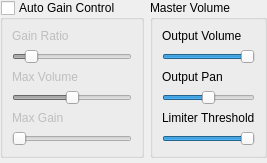
            <widget class="QWidget" name="tabhostPage6">
             <layout class="QHBoxLayout" name="horizontalLayout_10">
              <property name="leftMargin">
               <number>0</number>
              </property>
              <property name="topMargin">
               <number>0</number>
              </property>
              <property name="rightMargin">
               <number>0</number>
              </property>
              <property name="bottomMargin">
               <number>0</number>
              </property>
              <item>
               <layout class="QVBoxLayout" name="agc_lay">
                <item>
                 <widget class="QGroupBox" name="agc">
                  <property name="minimumSize">
                   <size>
                    <width>0</width>
                    <height>157</height>
                   </size>
                  </property>
                  <property name="whatsThis">
                   <string>&lt;html&gt;&lt;head/&gt;&lt;body&gt;&lt;p&gt;&lt;span style=&quot; font-weight:600; text-decoration: underline;&quot;&gt;Playback/Auto Gain Control&lt;/span&gt;&lt;/p&gt;&lt;p&gt;It is mainly used to dynamically control the audio volume, to amplify or to attenuate.&lt;/p&gt;&lt;p&gt;&lt;span style=&quot; font-weight:600;&quot;&gt;Gain Ratio: &lt;/span&gt;Gain Ratio is the speed of amplification or attenuation, the stronger, the faster the speed and the higher the final volume, the weaker, the slower the speed, the closer to the original volume. Recommended medium.&lt;/p&gt;&lt;p&gt;&lt;span style=&quot; font-weight:600;&quot;&gt;Max Gain: &lt;/span&gt;When the volume of the note is too small, to uplevel the sound, there may be very large magnification. The higher the value, the louder the volume. But too large will also amplify the noise within the song. Recommended 4 times.&lt;/p&gt;&lt;p&gt;&lt;span style=&quot; font-weight:600;&quot;&gt;Max Output: &lt;/span&gt;This value defines the maximum volume of the PlaybackAGC sound in decibel value, the greater the value the greater the volume, 0 dB is the maximum. In order to make the sound softer recommended -1.9 dB.&lt;/p&gt;&lt;/body&gt;&lt;/html&gt;</string>
                  </property>
                  <property name="title">
                   <string>Auto Gain Control</string>
                  </property>
                  <property name="checkable">
                   <bool>true</bool>
                  </property>
                  <property name="checked">
                   <bool>false</bool>
                  </property>
                  <layout class="QVBoxLayout" name="verticalLayout_21">
                   <item>
                    <widget class="QLabel" name="gain_label">
                     <property name="text">
                      <string>Gain Ratio</string>
                     </property>
                    </widget>
                   </item>
                   <item>
                    <widget class="QAnimatedSlider" name="gain">
                     <property name="minimum">
                      <number>50</number>
                     </property>
                     <property name="maximum">
                      <number>500</number>
                     </property>
                     <property name="value">
                      <number>100</number>
                     </property>
                     <property name="tracking">
                      <bool>true</bool>
                     </property>
                     <property name="orientation">
                      <enum>Qt::Horizontal</enum>
                     </property>
                     <property name="invertedControls">
                      <bool>false</bool>
                     </property>
                    </widget>
                   </item>
                   <item>
                    <widget class="QLabel" name="maxvol_label">
                     <property name="text">
                      <string>Max Volume</string>
                     </property>
                    </widget>
                   </item>
                   <item>
                    <widget class="QAnimatedSlider" name="maxvol">
                     <property name="minimum">
                      <number>0</number>
                     </property>
                     <property name="maximum">
                      <number>200</number>
                     </property>
                     <property name="value">
                      <number>100</number>
                     </property>
                     <property name="tracking">
                      <bool>true</bool>
                     </property>
                     <property name="orientation">
                      <enum>Qt::Horizontal</enum>
                     </property>
                     <property name="invertedControls">
                      <bool>false</bool>
                     </property>
                    </widget>
                   </item>
                   <item>
                    <widget class="QLabel" name="maxgain_label">
                     <property name="text">
                      <string>Max Gain</string>
                     </property>
                    </widget>
                   </item>
                   <item>
                    <widget class="QAnimatedSlider" name="maxgain">
                     <property name="minimum">
                      <number>100</number>
                     </property>
                     <property name="maximum">
                      <number>800</number>
                     </property>
                     <property name="value">
                      <number>100</number>
                     </property>
                     <property name="tracking">
                      <bool>true</bool>
                     </property>
                     <property name="orientation">
                      <enum>Qt::Horizontal</enum>
                     </property>
                     <property name="invertedControls">
                      <bool>false</bool>
                     </property>
                    </widget>
                   </item>
                  </layout>
                 </widget>
                </item>
                <item>
                 <spacer name="verticalSpacer_9">
                  <property name="orientation">
                   <enum>Qt::Vertical</enum>
                  </property>
                  <property name="sizeType">
                   <enum>QSizePolicy::Expanding</enum>
                  </property>
                  <property name="sizeHint" stdset="0">
                   <size>
                    <width>20</width>
                    <height>5</height>
                   </size>
                  </property>
                 </spacer>
                </item>
               </layout>
              </item>
              <item>
               <layout class="QVBoxLayout" name="master_lay">
                <item>
                 <widget class="QGroupBox" name="mastervol">
                  <property name="minimumSize">
                   <size>
                    <width>0</width>
                    <height>157</height>
                   </size>
                  </property>
                  <property name="whatsThis">
                   <string>&lt;html&gt;&lt;head/&gt;&lt;body&gt;&lt;p&gt;&lt;span style=&quot; font-weight:600; text-decoration: underline;&quot;&gt;Master Gate/Limiter&lt;/span&gt;&lt;/p&gt;&lt;p&gt;It is mainly used to dynamically control the audio volume, to amplify or to attenuate.&lt;/p&gt;&lt;p&gt;&lt;span style=&quot; font-weight:600;&quot;&gt;Output Volume:&lt;/span&gt; This value defines the main output volume. Its something like a volume control.&lt;/p&gt;&lt;p&gt;&lt;span style=&quot; font-weight:600;&quot;&gt;Channel Pan:&lt;/span&gt; Output gain ratio for left and right channel.&lt;/p&gt;&lt;p&gt;&lt;span style=&quot; font-weight:600;&quot;&gt;Limit Threshold:&lt;/span&gt; This value defines the limits of waveform amplitude by the limiter, 0 dB is the maximum value. The smaller the value, the easier to experience audio frequency compression (the smaller the volume), will lose sound details, but can effectively control the final output volume. Recommended 0 dB.&lt;/p&gt;&lt;/body&gt;&lt;/html&gt;</string>
                  </property>
                  <property name="title">
                   <string>Master Volume</string>
                  </property>
                  <property name="checkable">
                   <bool>false</bool>
                  </property>
                  <property name="checked">
                   <bool>false</bool>
                  </property>
                  <layout class="QVBoxLayout" name="verticalLayout_22">
                   <item>
                    <widget class="QLabel" name="mastervol_label">
                     <property name="text">
                      <string>Output Volume</string>
                     </property>
                    </widget>
                   </item>
                   <item>
                    <widget class="QAnimatedSlider" name="outvolume">
                     <property name="minimum">
                      <number>0</number>
                     </property>
                     <property name="maximum">
                      <number>100</number>
                     </property>
                     <property name="value">
                      <number>100</number>
                     </property>
                     <property name="tracking">
                      <bool>true</bool>
                     </property>
                     <property name="orientation">
                      <enum>Qt::Horizontal</enum>
                     </property>
                     <property name="invertedControls">
                      <bool>false</bool>
                     </property>
                    </widget>
                   </item>
                   <item>
                    <widget class="QLabel" name="pan_label">
                     <property name="text">
                      <string>Output Pan</string>
                     </property>
                    </widget>
                   </item>
                   <item>
                    <widget class="QAnimatedSlider" name="outputpan">
                     <property name="minimum">
                      <number>-100</number>
                     </property>
                     <property name="maximum">
                      <number>100</number>
                     </property>
                     <property name="value">
                      <number>0</number>
                     </property>
                     <property name="tracking">
                      <bool>true</bool>
                     </property>
                     <property name="orientation">
                      <enum>Qt::Horizontal</enum>
                     </property>
                     <property name="invertedControls">
                      <bool>false</bool>
                     </property>
                    </widget>
                   </item>
                   <item>
                    <widget class="QLabel" name="limit_label">
                     <property name="text">
                      <string>Limiter Threshold</string>
                     </property>
                    </widget>
                   </item>
                   <item>
                    <widget class="QAnimatedSlider" name="limiter">
                     <property name="minimum">
                      <number>1</number>
                     </property>
                     <property name="maximum">
                      <number>100</number>
                     </property>
                     <property name="value">
                      <number>100</number>
                     </property>
                     <property name="tracking">
                      <bool>true</bool>
                     </property>
                     <property name="orientation">
                      <enum>Qt::Horizontal</enum>
                     </property>
                     <property name="invertedControls">
                      <bool>false</bool>
                     </property>
                    </widget>
                   </item>
                  </layout>
                 </widget>
                </item>
                <item>
                 <spacer name="verticalSpacer_10">
                  <property name="orientation">
                   <enum>Qt::Vertical</enum>
                  </property>
                  <property name="sizeHint" stdset="0">
                   <size>
                    <width>20</width>
                    <height>5</height>
                   </size>
                  </property>
                 </spacer>
                </item>
               </layout>
              </item>
             </layout>
            </widget>
